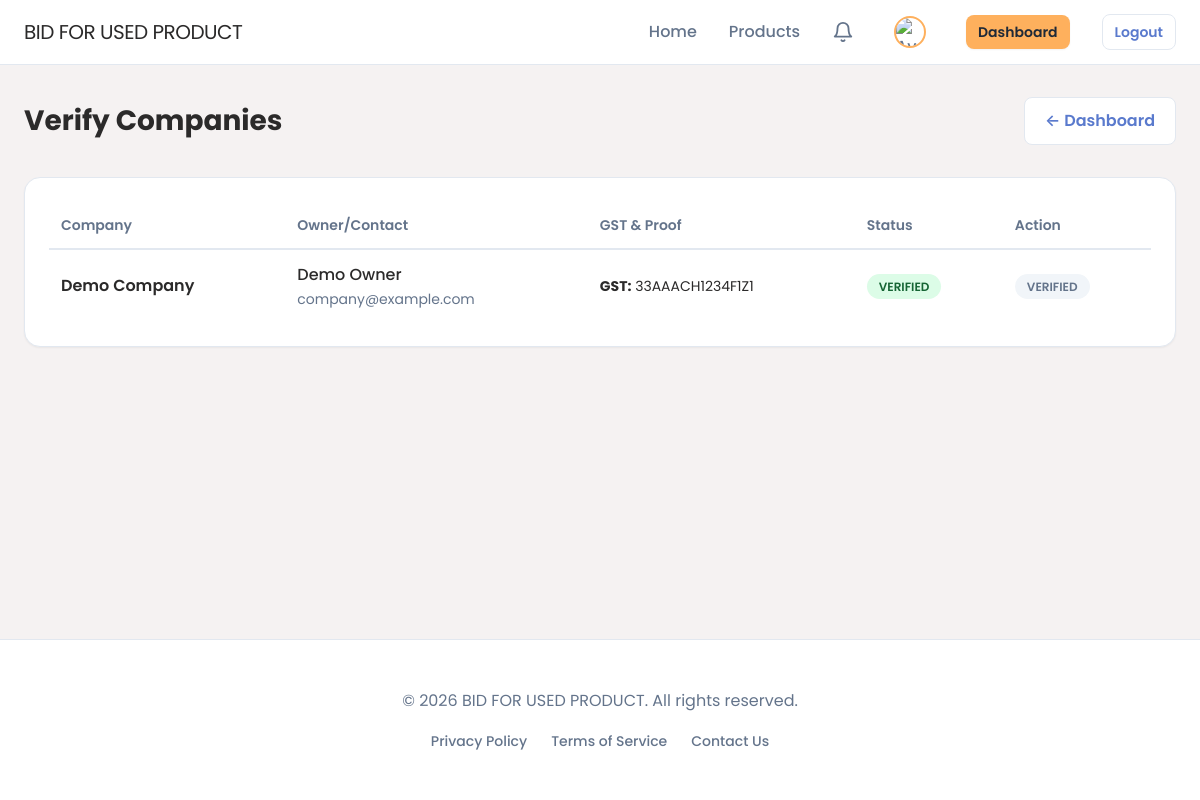
The page /admin/verify_companies.php (signed in) on the database its author committed.
### tables this page shows
CREATE TABLE site_settings (
    setting_id INT AUTO_INCREMENT PRIMARY KEY,
    setting_key VARCHAR(100) UNIQUE NOT NULL,
    setting_value TEXT,
    updated_at TIMESTAMP DEFAULT CURRENT_TIMESTAMP ON UPDATE CURRENT_TIMESTAMP
);

CREATE TABLE companies (
    company_id INT AUTO_INCREMENT PRIMARY KEY,
    user_id INT NOT NULL,
    company_name VARCHAR(150),
    owner_name VARCHAR(100),
    gst_number VARCHAR(50),
    identity_proof TEXT DEFAULT NULL,
    verified_status ENUM('pending','verified','rejected') DEFAULT 'pending',
    FOREIGN KEY (user_id) REFERENCES users(user_id) ON DELETE CASCADE
);

CREATE TABLE users (
    user_id INT AUTO_INCREMENT PRIMARY KEY,
    role ENUM('admin','company','client') NOT NULL DEFAULT 'client',
    name VARCHAR(100) NOT NULL,
    email VARCHAR(100) NOT NULL UNIQUE,
    password VARCHAR(255) NOT NULL,
    contact VARCHAR(20),
    address TEXT,
    avatar VARCHAR(255) DEFAULT NULL,
    status ENUM('active','inactive','banned') DEFAULT 'active',
    created_at TIMESTAMP DEFAULT CURRENT_TIMESTAMP,
    updated_at TIMESTAMP DEFAULT CURRENT_TIMESTAMP ON UPDATE CURRENT_TIMESTAMP
);

### includes/database.php (called while the page is built, shortened)
<?php
function get_connection()
{
    static $pdo = null;
    if ($pdo === null) {
        try {
            $dsn = "mysql:host=" . DB_HOST . ";dbname=" . DB_NAME . ";charset=utf8mb4";
            $options = [
                PDO::ATTR_ERRMODE => PDO::ERRMODE_EXCEPTION,
                PDO::ATTR_DEFAULT_FETCH_MODE => PDO::FETCH_ASSOC,
                PDO::ATTR_EMULATE_PREPARES => false
            ];
            $pdo = new PDO($dsn, DB_USER, DB_PASS, $options);
        } catch (PDOException $e) {
            if (function_exists('log_error')) {
                log_error("Database connection failed", [
                    'host' => DB_HOST,
                    'database' => DB_NAME,
                    'error' => $e->getMessage()
                ]);
            }
            $error_html = '
            <!DOCTYPE html>
            <html><head><meta charset="UTF-8"><title>Database Error</title>
            <style>body{font-family:Arial;padding:40px;background:#f5f5f5;}
            .error{background:white;padding:30px;border-radius:8px;max-width:600px;margin:0 auto;box-shadow:0 2px 10px rgba(0,0,0,0.1);}
            h1{color:#e53e3e;}code{background:#f7fafc;padding:2px 6px;border-radius:3px;}</style>
            </head><body><div class="error">
            <h1>⚠️ Database Connection Failed</h1>
            <p><strong>Cannot connect to MySQL database.</strong></p>
            <p>Error: ' . htmlspecialchars($e->getMessage()) . '</p>
            <hr style="margin:20px 0;border:none;border-top:1px solid #e2e8f0;">
            <p><strong>Quick Fixes:</strong></p>
            <ol>
                <li>Make sure <strong>XAMPP MySQL</strong> is running (green in XAMPP Control Panel)</li>
                <li>Verify database <code>bid_for_used_product</code> exists in phpMyAdmin</li>
                <li>Check database was imported from <code>database/database.sql</code></li>
                <li>Run the <a href="/bid_for_used_product/setup_wizard.php">Setup Wizard</a></li>
            </ol>
            <p style="margin-top:20px;">
                <a href="/bid_for_used_product/check_system.php" style="background:#667eea;color:white;padding:10px 20px;text-decoration:none;border-radius:5px;display:inline-block;">Run System Check</a>
            </p>
            </div></body></html>';
            die($error_html);
        }
    }
    return $pdo;
}
function execute_query($sql, $params = [])
{
    $pdo = get_connection();
    $stmt = $pdo->prepare($sql);
    $stmt->execute($params);
    return $stmt;
}
function fetch_one($sql, $params = [])
{
    $stmt = execute_query($sql, $params);
    return $stmt->fetch();
}
function fetch_all($sql, $params = [])
{
    $stmt = execute_query($sql, $params);
    return $stmt->fetchAll();
}

### includes/session.php (called while the page is built, shortened)
<?php
function is_logged_in()
{
    return isset($_SESSION['user_id']) && isset($_SESSION['role']);
}
function get_user_id()
{
    return $_SESSION['user_id'] ?? null;
}
function get_user_role()
{
    return $_SESSION['role'] ?? null;
}

### admin/verify_companies.php (the view, shortened to what this page needs)
<?php
require_once __DIR__ . '/../includes/header.php';
$sql = "SELECT c.*, u.name, u.email, u.contact, u.address, u.created_at
        FROM companies c
        INNER JOIN users u ON c.user_id = u.user_id
        ORDER BY c.verified_status ASC, u.created_at DESC";
$companies = fetch_all($sql);
?>
<div class="container" style="padding: 2rem 1.5rem;">
    <div class="flex-between" style="margin-bottom: 2rem;">
        <h1 style="font-size: 1.75rem;">Verify Companies</h1>
        <a href="dashboard.php" class="btn btn-secondary">&larr; Dashboard</a>
    </div>
    <div class="card" style="overflow-x: auto;">
        <table>
            <thead>
                <tr>
                    <th>Company</th>
                    <th>Owner/Contact</th>
                    <th>GST & Proof</th>
                    <th>Status</th>
                    <th>Action</th>
                </tr>
            </thead>
            <tbody>
                <?php foreach ($companies as $company): ?>
                    <tr>
                        <td>
                            <div style="font-weight: 600; font-size: 1rem;"><?php echo htmlspecialchars($company['company_name']); ?></div>
                        </td>
                        <td>
                            <div style="font-weight: 500;"><?php echo htmlspecialchars($company['owner_name']); ?></div>
                            <div style="font-size: 0.875rem; color: var(--text-muted);">
                                <?php echo htmlspecialchars($company['email']); ?><br>
                            </div>
                        </td>
                        <td>
                            <div style="font-size: 0.875rem;">
                                <strong>GST:</strong> <?php echo htmlspecialchars($company['gst_number'] ?: 'N/A'); ?>
                            </div>
                        </td>
                        <td>
                            <span class="badge badge-<?php echo $company['verified_status'] === 'verified' ? 'success' : 'warning'; ?>">
                                <?php echo ucfirst($company['verified_status']); ?>
                            </span>
                        </td>
                        <td>
                            <?php if ($company['verified_status'] === 'pending'): ?>
                                <a href="verify_company.php?id=<?php echo $company['company_id']; ?>" class="btn btn-sm btn-success" onclick="return confirm('Confirm verification for this company?')">
                                    Approve
                                </a>
                            <?php else: ?>
                                <span class="badge badge-secondary">Verified</span>
                            <?php endif; ?>
                        </td>
                    </tr>
                <?php endforeach; ?>
            </tbody>
        </table>
    </div>
</div>
<?php require_once __DIR__ . '/../includes/footer.php'; ?>

### includes/header.php (shortened to what this page needs)
<?php
require_once __DIR__ . '/../includes/session.php';
require_once __DIR__ . '/../includes/database.php';
$is_logged_in = is_logged_in();
$user_role = $is_logged_in ? get_user_role() : null;
$site_setting_name = null;
try {
    $site_setting_name = fetch_one("SELECT setting_value FROM site_settings WHERE setting_key = 'site_name'");
} catch (Exception $e) {
}
$display_app_name = ($site_setting_name && !empty($site_setting_name['setting_value'])) ? $site_setting_name['setting_value'] : APP_NAME;
?>
<!DOCTYPE html>
<html lang="en">
<head>
    <link rel="stylesheet" href="<?php echo APP_URL; ?>/assets/css/modern.css">
</head>
<body>
    <nav class="navbar">
        <div class="container navbar-container">
            <a href="<?php echo APP_URL; ?>/" class="navbar-brand" style="text-transform: uppercase; font-size: 1.25rem;">
                <?php echo htmlspecialchars($display_app_name); ?>
            </a>
            <ul class="navbar-menu">
                <li><a href="<?php echo APP_URL; ?>/" class="nav-link">Home</a></li>
                <li><a href="<?php echo APP_URL; ?>/products.php" class="nav-link">Products</a></li>
                <?php if ($is_logged_in): ?>
                    <li>
                        <?php
                        include_once __DIR__ . '/notifications.php';
                        ?>
                        <a href="<?php echo APP_URL; ?>/notifications.php" class="nav-link" style="position: relative; display: flex; align-items: center;" title="View Notifications">
                            <svg xmlns="http://www.w3.org/2000/svg" width="22" height="22" viewBox="0 0 24 24" fill="none" stroke="currentColor" stroke-width="2" stroke-linecap="round" stroke-linejoin="round">
                                <path d="M18 8A6 6 0 0 0 6 8c0 7-3 9-3 9h18s-3-2-3-9"></path>
                                <path d="M13.73 21a2 2 0 0 1-3.46 0"></path>
                            </svg>
                        </a>
                    </li>
                    <li>
                        <?php
                        $u_id = get_user_id();
                        $user_data_av = fetch_one("SELECT avatar FROM users WHERE user_id = ?", [$u_id]);
                        if ($user_data_av && !empty($user_data_av['avatar'])) {
                            $my_avatar = APP_URL . '/assets/images/Avatar/' . $user_data_av['avatar'];
                        } else {
                            $avatars = ['boy-1.png', 'boy-2.png', 'boy-3.png', 'boy-4.png', 'boy-5.png', 'boy-6.png', 'boy-7.png', 'girl-1.png', 'girl-2.png', 'girl-3.png', 'girl-4.png'];
                            $idx = ($u_id) % count($avatars);
                            $my_avatar = APP_URL . '/assets/images/Avatar/' . $avatars[$idx];
                        }
                        ?>
                        <a href="<?php echo APP_URL; ?>/profile.php" class="nav-link" style="display: flex; align-items: center; gap: 10px; padding: 4px 8px; border-radius: 50px; transition: background 0.2s;">
                            <div style="width: 32px; height: 32px; border-radius: 50%; overflow: hidden; border: 2px solid var(--primary);">
                                <img src="<?php echo $my_avatar; ?>" alt="Avatar" style="width: 100%; height: 100%; object-fit: cover;">
                            </div>
                        </a>
                    </li>
                    <?php if ($user_role === 'admin'): ?>
                        <li><a href="<?php echo APP_URL; ?>/admin/dashboard.php" class="btn btn-sm btn-primary">Dashboard</a></li>
                    <?php elseif ($user_role === 'company'): ?>
                        <li><a href="<?php echo APP_URL; ?>/company/dashboard.php" class="btn btn-sm btn-primary">Dashboard</a></li>
                    <?php else: ?>
                        <li><a href="<?php echo APP_URL; ?>/client/dashboard.php" class="btn btn-sm btn-primary">Dashboard</a></li>
                    <?php endif; ?>
                    <li><a href="<?php echo APP_URL; ?>/auth/logout.php" class="btn btn-sm btn-secondary">Logout</a></li>
                <?php else: ?>
                    <li><a href="<?php echo APP_URL; ?>/pages/login.php" class="nav-link">Login</a></li>
                    <li><a href="<?php echo APP_URL; ?>/pages/register_client.php" class="btn btn-sm btn-primary">Get Started</a></li>
                <?php endif; ?>
            </ul>
        </div>
    </nav>
    <main>

### assets/css/modern.css (style rules this page uses)
:root { --primary: #FEB05D; --primary-hover: #e59a4b; --secondary: #5A7ACD; --accent: #5A7ACD; --bg-body: #F5F2F2; --bg-card: #ffffff; --bg-glass: rgba(255, 255, 255, 0.95); --text-main: #2B2A2A; --text-muted: #64748b; --text-light: #94a3b8; --border-color: #e2e8f0; --shadow-sm: 0 1px 2px 0 rgb(0 0 0 / 0.05); --shadow-md: 0 4px 6px -1px rgb(0 0 0 / 0.1), 0 2px 4px -2px rgb(0 0 0 / 0.1); --shadow-lg: 0 10px 15px -3px rgb(0 0 0 / 0.1), 0 4px 6px -4px rgb(0 0 0 / 0.1); --shadow-glow: 0 0 15px rgba(254, 176, 93, 0.3); --transition-fast: 0.2s cubic-bezier(0.4, 0, 0.2, 1); --transition-smooth: 0.3s cubic-bezier(0.4, 0, 0.2, 1); }
* { margin: 0; padding: 0; box-sizing: border-box; }
body { font-family: 'Poppins', 'Inter', system-ui, -apple-system, sans-serif; background-color: var(--bg-body); color: var(--text-main); line-height: 1.6; min-height: 100vh; display: flex; flex-direction: column; }
h1, h2, h3, h4, h5, h6 { line-height: 1.2; font-weight: 700; color: var(--text-main); }
a { text-decoration: none; color: inherit; transition: var(--transition-fast); }
.container { width: 100%; max-width: 1280px; margin: 0 auto; padding: 0 1.5rem; }
.navbar { background: var(--bg-glass); backdrop-filter: blur(12px); -webkit-backdrop-filter: blur(12px); border-bottom: 1px solid var(--border-color); position: sticky; top: 0; z-index: 1000; padding: 0.75rem 0; }
.navbar-container { display: flex; justify-content: space-between; align-items: center; }
.navbar-brand { font-size: 1.5rem; font-weight: 400; color: var(--text-main); letter-spacing: -0.025em; transition: color 0.2s ease; }
.navbar-menu { display: flex; gap: 2rem; list-style: none; align-items: center; }
.nav-link { font-weight: 500; color: var(--text-muted); }
.btn { display: inline-flex; align-items: center; justify-content: center; padding: 0.625rem 1.25rem; border-radius: 0.5rem; font-weight: 600; cursor: pointer; border: none; transition: var(--transition-smooth); gap: 0.5rem; text-decoration: none; }
.btn-primary { background: var(--primary); color: #1f2937; box-shadow: var(--shadow-sm); }
.btn-secondary { background: white; color: var(--secondary); border: 1px solid var(--border-color); }
.btn-sm { padding: 0.375rem 0.75rem; font-size: 0.875rem; }
.card { background: var(--bg-card); border-radius: 1rem; border: 1px solid var(--border-color); box-shadow: var(--shadow-sm); padding: 1.5rem; transition: var(--transition-smooth); }
.badge { padding: 0.25rem 0.75rem; border-radius: 9999px; font-size: 0.75rem; font-weight: 600; text-transform: uppercase; }
.badge-success { background: #dcfce7; color: #166534; }
.badge-secondary { background: #f1f5f9; color: #64748b; }
.flex-between { display: flex; justify-content: space-between; align-items: center; }
table { width: 100%; border-collapse: collapse; }
th { text-align: left; padding: 0.75rem; border-bottom: 2px solid var(--border-color); color: var(--text-muted); font-size: 0.875rem; font-weight: 600; }
td { padding: 0.75rem; border-bottom: 1px solid var(--border-color); color: var(--text-main); }
tr:last-child td { border-bottom: none; }

### rows shown on the page
site_settings: setting_value "BID FOR USED PRODUCT"
companies: company_name "Demo Company", owner_name "Demo Owner", user.email "company@example.com", gst_number "33AAACH1234F1Z1", verified_status "VERIFIED"

### other values the page prints
APP_NAME "BID FOR USED PRODUCT"
